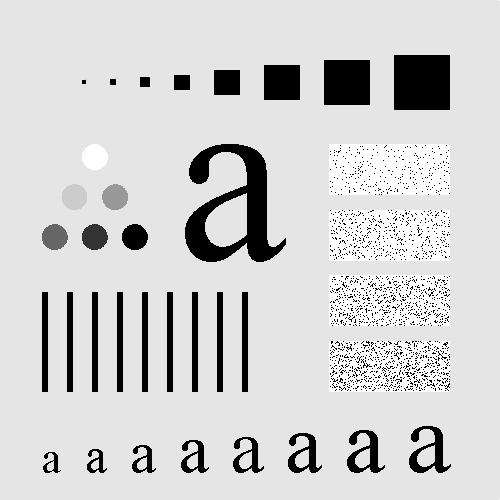
#> input picture 实验/数图第二次编程作业/第四章编程作业图.jpg, 500 x 500 px
$ python '图像处理.py'
#> lines starting #> are read from the running program, lines starting #| are printed output that depends on the picture
### 实验/数图第二次编程作业/FFT.py
import cmath
# 一维快速傅里叶变换（递归实现）
def fft_1d(signal):
    N = len(signal)
    if N <= 1:
        return signal
    even = fft_1d(signal[0::2])
    odd = fft_1d(signal[1::2])
    T = [cmath.exp(-2j * cmath.pi * k / N) * odd[k] for k in range(N // 2)]
    return [even[k] + T[k] for k in range(N // 2)] + [even[k] - T[k] for k in range(N // 2)]

# 一维逆傅里叶变换
def ifft_1d(signal):
    N = len(signal)
    conjugated = [x.conjugate() for x in signal]
    transformed = fft_1d(conjugated)
    return [x.conjugate() / N for x in transformed]

# 二维快速傅里叶变换
def fft_2d(matrix):
    M, N = len(matrix), len(matrix[0])
    # 对每一行进行傅里叶变换
    fft_rows = [fft_1d(row) for row in matrix]
    # 转置后对每一列进行傅里叶变换
    fft_columns = [fft_1d(col) for col in zip(*fft_rows)]
    # 再次转置回原格式
    return [list(row) for row in zip(*fft_columns)]

# 二维逆傅里叶变换
def ifft_2d(matrix):
    M, N = len(matrix), len(matrix[0])
    # 对每一行进行逆傅里叶变换
    ifft_rows = [ifft_1d(row) for row in matrix]
    # 转置后对每一列进行逆傅里叶变换
    ifft_columns = [ifft_1d(col) for col in zip(*ifft_rows)]
    # 再次转置回原格式
    return [list(row) for row in zip(*ifft_columns)]

### 实验/数图第二次编程作业/图像处理.py
import math
import FFT
import matplotlib.pyplot as plt
font = {'family': 'MicroSoft YaHei',
        'weight': 'bold',
        'size': 'larger'}
(plt.rc("font", family='MicroSoft YaHei', weight="bold"))


# 生成高斯低通滤波器
def gaussian_low_pass_filter(shape, cutoff_ratio=0.95):
    M, N = shape
    center_x, center_y = M // 2, N // 2
    sigma = min(M, N) / 4  # 高斯滤波器的标准差
    filter_matrix = [[0] * N for _ in range(M)]
    total_energy, current_energy = 0, 0

    for u in range(M):
        for v in range(N):
            distance = ((u - center_x) ** 2 + (v - center_y) ** 2) / (2 * sigma ** 2)
            filter_matrix[u][v] = math.exp(-distance)
            total_energy += filter_matrix[u][v]

    # 归一化滤波器以确保总能量比例达到cutoff_ratio
    sorted_values = sorted(filter_matrix[u][v] for u in range(M) for v in range(N))
    threshold_energy = cutoff_ratio * total_energy

    for value in sorted_values:
        current_energy += value
        if current_energy >= threshold_energy:
            threshold = value
            break

    for u in range(M):
        for v in range(N):
            if filter_matrix[u][v] < threshold:
                filter_matrix[u][v] = 0

    return filter_matrix

# 在频域中应用二维滤波器
def apply_frequency_filter(image, filter_matrix):
    fft_image = FFT.fft_2d(image)
    M, N = len(image), len(image[0])
    filtered_fft = [[fft_image[u][v] * filter_matrix[u][v] for v in range(N)] for u in range(M)]
    return FFT.ifft_2d(filtered_fft)

# 将二维矩阵乘以 (-22336216_陶宇卓_数图第三次编程作业)^(x+y)
def multiply_by_neg1_pow_xy(matrix):
    M, N = len(matrix), len(matrix[0])
    return [[matrix[x][y] * ((-1) ** (x + y)) for y in range(N)] for x in range(M)]

# 主函数
def main():
    # 加载一个 512x512 的灰度图像（可以从文件加载或生成合成数据）
    import matplotlib.pyplot as plt
    import numpy as np
    from PIL import Image

    # 加载输入图像
    image = Image.open("第四章编程作业图.jpg").convert("L")  # 转换为灰度图像
#> image is the input picture: PIL image 500x500 L; min 0, max 255, mean 207.4
    image = image.resize((512, 512))
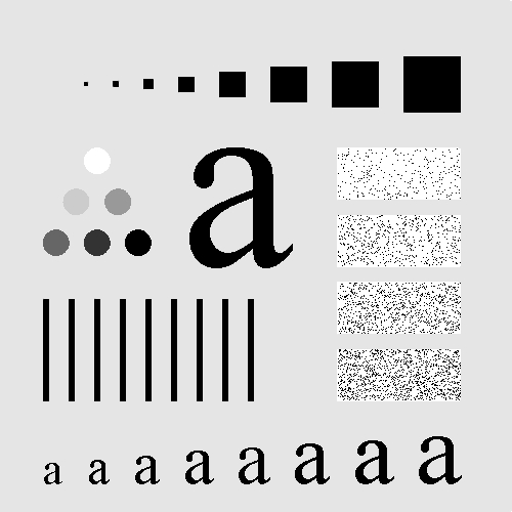
#> image: PIL image 512x512 L; min 0, max 255, mean 207.3
    image_array = np.array(image, dtype=float)

    # (a) 原始图像
    original_image = image_array

    # (b) 零填充后的图像
    padded_image = np.pad(original_image, ((0, 512), (0, 512)), mode="constant")
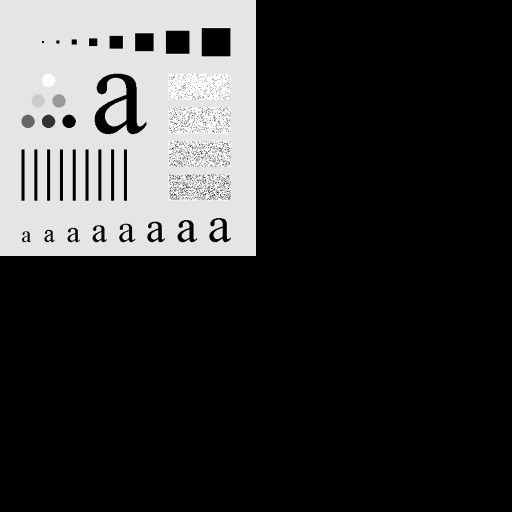
#> padded_image: shape (1024, 1024) float64 (shown at 1/2 size); min 0, max 255, mean 51.8

    # (c) 乘以 (-22336216_陶宇卓_数图第三次编程作业)^(x+y) 后的图像
    neg1_image = multiply_by_neg1_pow_xy(padded_image)
#> in multiply_by_neg1_pow_xy, `M, N = len(matrix), len(matrix[0])`: M = 1024
#> neg1_image = 1024 items

    # (d) 图像的傅里叶变换（频谱）
    fft_image = FFT.fft_2d(neg1_image)
#> in fft_2d, `M, N = len(matrix), len(matrix[0])`: M = 1024
#> in fft_2d, `fft_rows = [fft_1d(row) for row in matrix]`: fft_rows = 1024 items
#> fft_image = 1024 items
    magnitude_spectrum = np.log(np.abs(fft_image) + 1)
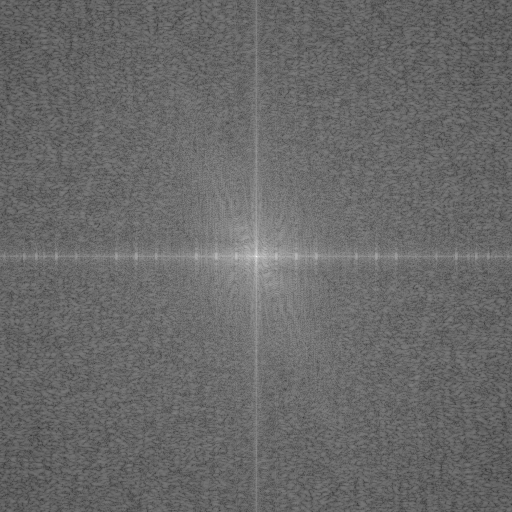
#> magnitude_spectrum: shape (1024, 1024) float64 (shown at 1/2 size); min 2.99, max 17.81, mean 9.11; drawn with min black and max white

    # (e) 高斯低通滤波器
    gaussian_filter = gaussian_low_pass_filter((1024, 1024), cutoff_ratio=0.95)

    # (f) 滤波器与频谱的乘积
    filtered_fft = [[fft_image[u][v] * gaussian_filter[u][v] for v in range(1024)] for u in range(1024)]
#> filtered_fft = 1024 items
    filtered_magnitude_spectrum = np.log(np.abs(filtered_fft) + 1)
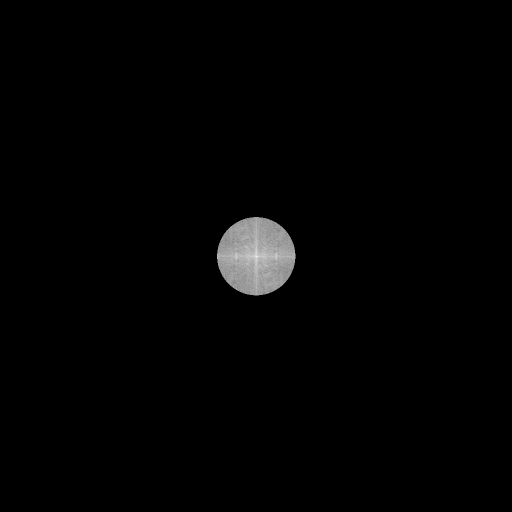
#> filtered_magnitude_spectrum: shape (1024, 1024) float64 (shown at 1/2 size); min 0, max 17.81, mean 0.209; drawn with min black and max white

    # (g) 逆傅里叶变换后的图像并乘以 (-22336216_陶宇卓_数图第三次编程作业)^(x+y)
    filtered_image = FFT.ifft_2d(filtered_fft)
#> in ifft_2d, `M, N = len(matrix), len(matrix[0])`: M = 1024
    g_p = multiply_by_neg1_pow_xy(np.real(filtered_image))

    # (h) 提取最终的 MxN 结果
    # 将 g_p 转换为 NumPy 数组
    g_p_array = np.array(g_p)
    final_image = g_p_array[:512, :512]
    # 可视化结果
    plt.figure(figsize=(15, 10))

    plt.subplot(2, 4, 1)
    plt.title("(a) 原始图像")
    plt.imshow(original_image, cmap="gray")
    plt.axis("off")

    plt.subplot(2, 4, 2)
    plt.title("(b) 零填充后的图像")
    plt.imshow(padded_image, cmap="gray")
    plt.axis("off")

    plt.subplot(2, 4, 3)
    plt.title("(c) 乘以 (-22336216_陶宇卓_数图第三次编程作业)^(x+y)")
    plt.imshow(neg1_image, cmap="gray")
    plt.axis("off")

    plt.subplot(2, 4, 4)
    plt.title("(d) 频谱图")
    plt.imshow(magnitude_spectrum, cmap="gray")
    plt.axis("off")

    plt.subplot(2, 4, 5)
    plt.title("(e) 高斯滤波器")
    plt.imshow(gaussian_filter, cmap="gray")
    plt.axis("off")

    plt.subplot(2, 4, 6)
    plt.title("(f) 滤波后的频谱")
    plt.imshow(filtered_magnitude_spectrum, cmap="gray")
    plt.axis("off")

    plt.subplot(2, 4, 7)
    plt.title("(g) g_p 图像")
    plt.imshow(g_p, cmap="gray")
    plt.axis("off")

    plt.subplot(2, 4, 8)
    plt.title("(h) 最终结果")
    plt.imshow(final_image, cmap="gray")
    plt.axis("off")

    plt.show()

if __name__ == "__main__":
#> (the run stopped early here; a loop or call above may not have finished)
